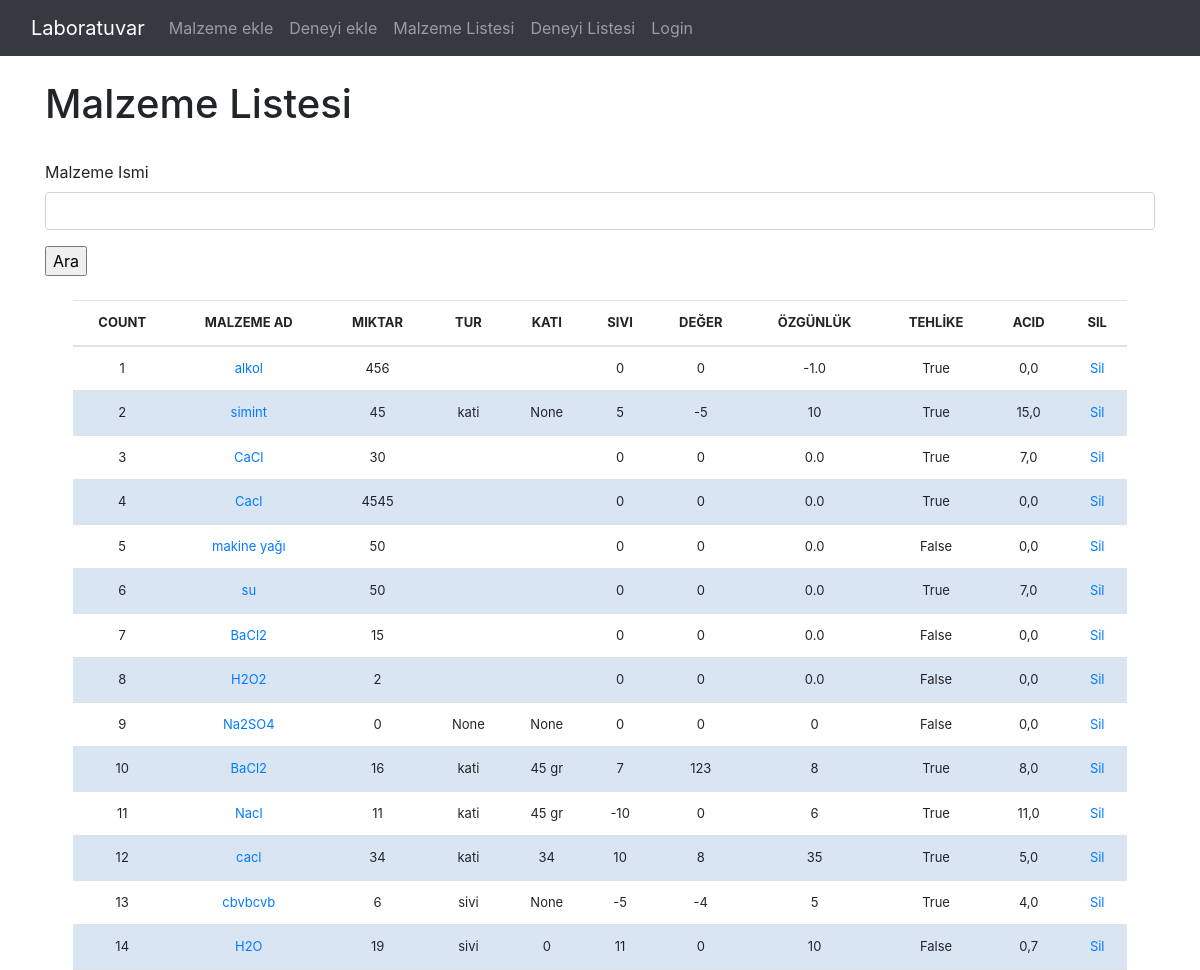
Screenshot of /malzeme_listesi with the database file from the repository.
### Lab/models.py (models this page shows, shortened)
class Material(models.Model):
	adi = models.CharField('Malzeme Ismi', max_length=120, default='', blank=True, null=True)  # 1 malzemelerin ismi
	miktar = models.IntegerField(default='0', blank=True, null=True)  # malzemelerin miktari
	CHOICES = (('kati','katı'),
		      ('sivi','sıvı'),
		      ('gaz', 'gaz'),
		      )
	Materialtype = models.CharField('Malzeme Turu',max_length=5, default='', blank=True, null=True,choices=CHOICES)
	kati = models.CharField('Katı',max_length=120, default='', blank=True, null=True)
	sivi = models.IntegerField('Sıvı',default='0', blank=True, null=True)
	deger  = models.IntegerField('Değer',default='0', blank=True, null=True)
	özgünlük = models.IntegerField('Özgünlük', default='0', blank=True, null=True)
	tehlike = models.BooleanField(default=False)
	acidli = models.FloatField(default='0', blank=True, null=True)
	class Meta:
		verbose_name_plural='Malzemeler'

### Lab/views.py (the view, shortened to what this page needs)
# urls.py: path('malzeme_listesi',views.malzeme_listesi, name = 'malzeme-listesi'),
def malzeme_listesi(request):
	title = 'Malzeme Listesi'
	queryset = Material.objects.all()
	form = MalzemeSearchForm(request.POST or None)
	context = {
		"title": title,
		"queryset": queryset,
		"form": form,
		}
	return render(request, "malzeme_list.html", context)

### Lab/forms.py
class MalzemeSearchForm(forms.ModelForm):
	class Meta:
		model = Material
		fields = ['adi']

### Templates/malzeme_list.html (shortened to what this page needs)
{% extends 'base.html' %}
{% load static %}
{% load crispy_forms_tags %}
{% block content %}
<head>
  <link rel="stylesheet" type="text/css" href="https://stackpath.bootstrapcdn.com/bootstrap/4.5.2/css/bootstrap.min.css">
  <link href="{% static '/css/stylesheet.css' %}" rel="stylesheet">
</head>
<!DOCTYPE html>
<html>
<head>
</head>
<body>
    <h1>{{title}}</h1><br>
    <form method='POST' action=''>{% csrf_token %}
    {{form|crispy}}
        <input type="submit" value='Ara'/>
</form>
<br>
   <table class='table'>
        <thead>
          <tr>
            <th>COUNT</th>
            <th>MALZEME AD</th>
            <th>MIKTAR</th>
            <th>TUR</th>
            <th>KATI</th>
            <th>SIVI</th>
            <th>DEĞER</th>
            <th>ÖZGÜNLÜK</th>
            <th>TEHLİKE</th>
            <th>ACID</th>
            <th>SIL</th>
          </tr>
        </thead>
      {% for instance in queryset %}
          <tr>
            <td>{{forloop.counter}}</td>
            <td><a href="{% url 'update-malzeme' instance.id %}">{{instance.adi}}</a></td>
            <td>{{instance.miktar}}</td>
            <td>{{instance.Materialtype}}</td>
            <td>{{instance.kati}}</td>
            <td>{{instance.sivi}}</td>
            <td>{{instance.deger}}</td>
            <td>{{instance.özgünlük}}</td>
            <td>{{instance.tehlike}}</td>
            <td>{{instance.acidli}}</td>
            <td><a href="{% url 'delete_malzeme' instance.id %}">Sil</a></td>
          </tr>
      {% endfor %}
    </table>
</body>
{%endblock %}

### Templates/base.html (shortened to what this page needs)
<!doctype html>
<html lang="en">
  <head>
    <link href="https://cdn.jsdelivr.net/npm/bootstrap@5.1.3/dist/css/bootstrap.min.css" rel="stylesheet">
  </head>
  <body>
    	{% include 'navbar.html' %}
	 <br/>
	   <div class ="container">
	     {% block content %}
	     {% endblock %}
	   </div>
  </body>
</html>

### Templates/navbar.html (shortened to what this page needs)
<nav class="navbar navbar-expand-lg navbar-dark bg-dark">
  <div class="container-fluid">
    <a class="navbar-brand" href="{% url 'home' %}">Laboratuvar</a>
    <div class="collapse navbar-collapse" id="navbarSupportedContent">
      <ul class="navbar-nav me-auto mb-2 mb-lg-0">
         <li class="nav-item">
          <a class="nav-link" href="{% url 'add-malzeme' %}"> Malzeme ekle </a>
        </li>
        <li class="nav-item">
          <a class="nav-link" href="{% url 'add-deneyi' %}"> Deneyi ekle </a>
        </li>
        <li class="nav-item">
          <a class="nav-link" href="{% url 'malzeme-listesi' %}"> Malzeme Listesi </a>
        </li>
         <li class="nav-item">
          <a class="nav-link" href="{% url 'deneyi-listesi' %}"> Deneyi Listesi </a>
        </li>
        {% if user.is_authenticated %}
           <li class="nav-item">
          <a class="nav-link" href="{% url 'logout' %}"> Logout </a>
        </li>
        {% else %}
         <li class="nav-item">
          <a class="nav-link" href="{% url 'login' %}"> Login </a>
        </li>
        {% endif %}
      </ul>
    </div>
  </div>
</nav>

### static/css/stylesheet.css (style rules this page uses)
.table { font-size: 13px; text-align: center; width: 95%; margin: auto; text-align: center; }
.table tr:nth-child(odd) { background: 009879; }
.table tr:nth-child(even) { background: #dae5f4 }

### rows the page displays
Material: adi "alkol", miktar "456", sivi "0", deger "0", özgünlük "-1.0", tehlike "True", acidli "0,0"
Material: adi "simint", miktar "45", Materialtype "kati", kati "None", sivi "5", deger "-5", özgünlük "10", tehlike "True", acidli "15,0"
Material: adi "CaCl", miktar "30", sivi "0", deger "0", özgünlük "0.0", tehlike "True", acidli "7,0"
Material: adi "Cacl", miktar "4545", sivi "0", deger "0", özgünlük "0.0", tehlike "True", acidli "0,0"
Material: adi "makine yağı", miktar "50", sivi "0", deger "0", özgünlük "0.0", tehlike "False", acidli "0,0"
Material: adi "su", miktar "50", sivi "0", deger "0", özgünlük "0.0", tehlike "True", acidli "7,0"
Material: adi "BaCl2", miktar "15", sivi "0", deger "0", özgünlük "0.0", tehlike "False", acidli "0,0"
Material: adi "H2O2", miktar "2", sivi "0", deger "0", özgünlük "0.0", tehlike "False", acidli "0,0"
Material: adi "Na2SO4", miktar "0", Materialtype "None", kati "None", sivi "0", deger "0", özgünlük "0", tehlike "False", acidli "0,0"
Material: adi "BaCl2", miktar "16", Materialtype "kati", kati "45 gr", sivi "7", deger "123", özgünlük "8", tehlike "True", acidli "8,0"
Material: adi "Nacl", miktar "11", Materialtype "kati", kati "45 gr", sivi "-10", deger "0", özgünlük "6", tehlike "True", acidli "11,0"
Material: adi "cacl", miktar "34", Materialtype "kati", kati "34", sivi "10", deger "8", özgünlük "35", tehlike "True", acidli "5,0"
Material: adi "cbvbcvb", miktar "6", Materialtype "sivi", kati "None", sivi "-5", deger "-4", özgünlük "5", tehlike "True", acidli "4,0"
Material: adi "H2O", miktar "19", Materialtype "sivi", kati "0", sivi "11", deger "0", özgünlük "10", tehlike "False", acidli "0,7"

### other values shown
{{ title }} "Malzeme Listesi"
